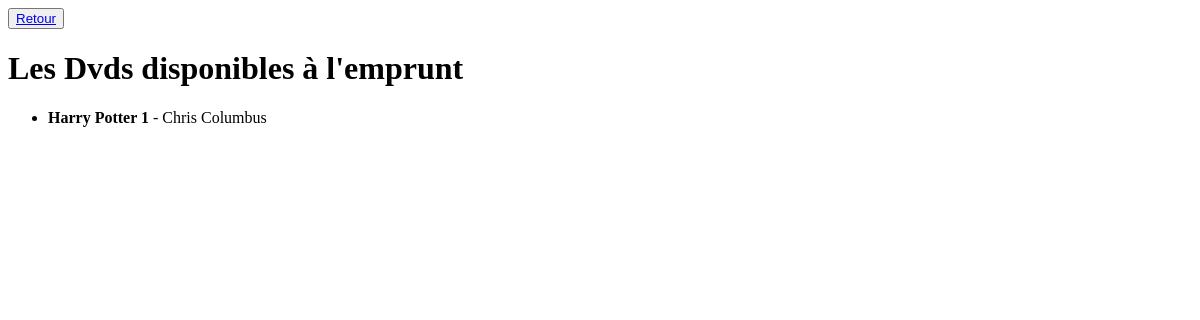
Page /liste-dvds/ on the earlier database version.
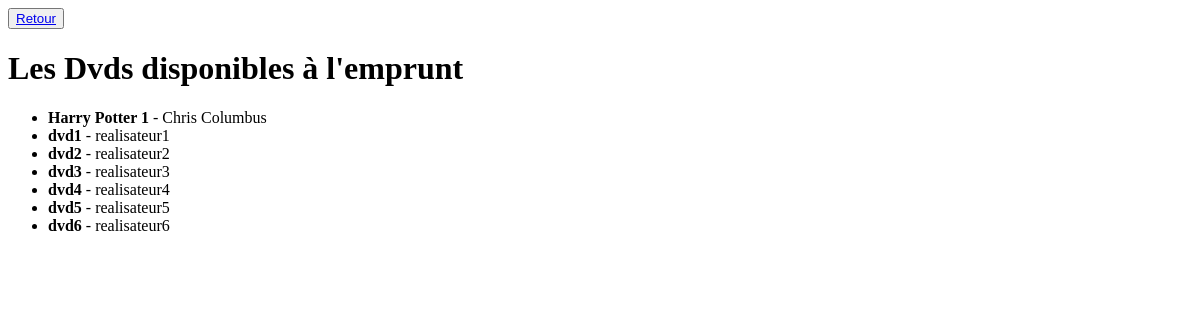
Same page on the later database version.
### medias/models.py (models this page shows, shortened)
class Media(models.Model):
    nom =  models.CharField(max_length=150)
    date_emprunt = models.DateField(null=True, blank=True)
    disponible = models.BooleanField(default=True)
    membre = models.CharField(max_length=150)

class Dvd(Media):
    realisateur= models.CharField(max_length=150)

class Media(models.Model):
    nom =  models.CharField(max_length=150)
    date_emprunt = models.DateField(null=True, blank=True)
    disponible = models.BooleanField(default=True)
    membre = models.CharField(max_length=150)

### auth_app/views.py (the view)
# urls.py: path('liste-dvds/', views.liste_dvds_publique, name='liste_dvds_publique'),
def liste_dvds_publique(request):
    Dvds = Dvd.objects.all()
    return render(request,'liste_dvds_publique.html',{'Dvds':Dvds})

### auth_app/Templates/liste_dvds_publique.html (shortened to what this page needs)
<!DOCTYPE html>
<html lang="fr">
<head>
</head>
<body>
    <button><a href="{% url 'connexion' %}">Retour</a></button>
    <h1>Les Dvds disponibles à l'emprunt</h1>
    <ul>
        {% for Dvd in Dvds %}
            <li>
                <strong>{{ Dvd.nom }}</strong> - {{ Dvd.realisateur }}
            </li>
        {% empty %}
            <li>Aucun Dvd disponible pour le moment.</li>
        {% endfor %}
    </ul>
</body>
</html>

Differences in the rows shown:
added Dvd: nom "dvd1", realisateur "realisateur1"
added Dvd: nom "dvd2", realisateur "realisateur2"
added Dvd: nom "dvd3", realisateur "realisateur3"
added Dvd: nom "dvd4", realisateur "realisateur4"
added Dvd: nom "dvd5", realisateur "realisateur5"
added Dvd: nom "dvd6", realisateur "realisateur6"
